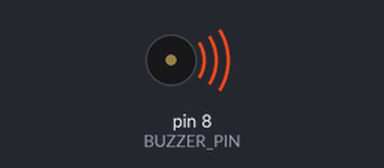
A sketch run on a simulated Arduino Uno, built with avr-gcc and run on an emulated ATmega328P. On the bench: buzzer (waves = sounding).

Above: at 0.1 s.
At 0.6 s:
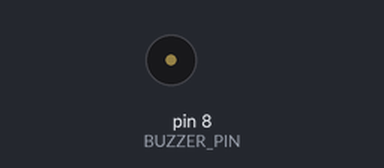
Timing chart, 0 to 2.1 s (numbered marks = the images above):
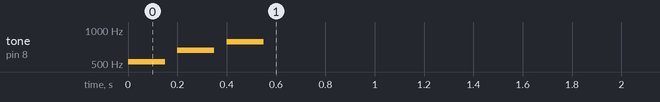

The sketch:

startup_beep.ino
```cpp
// startup_beep.ino - Rover says "ready" with three rising notes on a passive buzzer on pin 8
const int BUZZER_PIN = 8;
const int NOTES[3] = {523, 659, 784};  // the notes C, E and G: frequencies in Hz

void setup() {
  for (int i = 0; i < 3; i++) {
    tone(BUZZER_PIN, NOTES[i], 150);   // a square wave at this frequency, for 150 ms
    delay(200);                        // tone() does not wait: wait for the note and a short gap
  }
}

void loop() {
}
```
